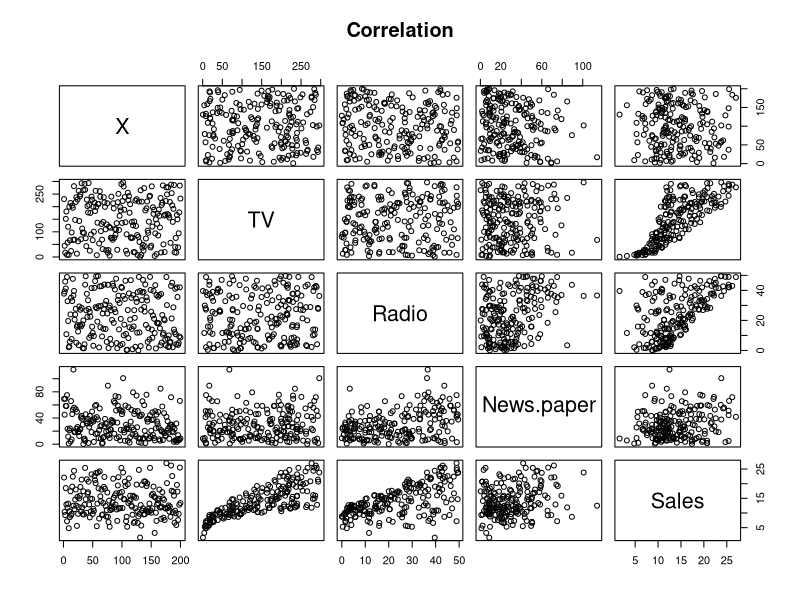
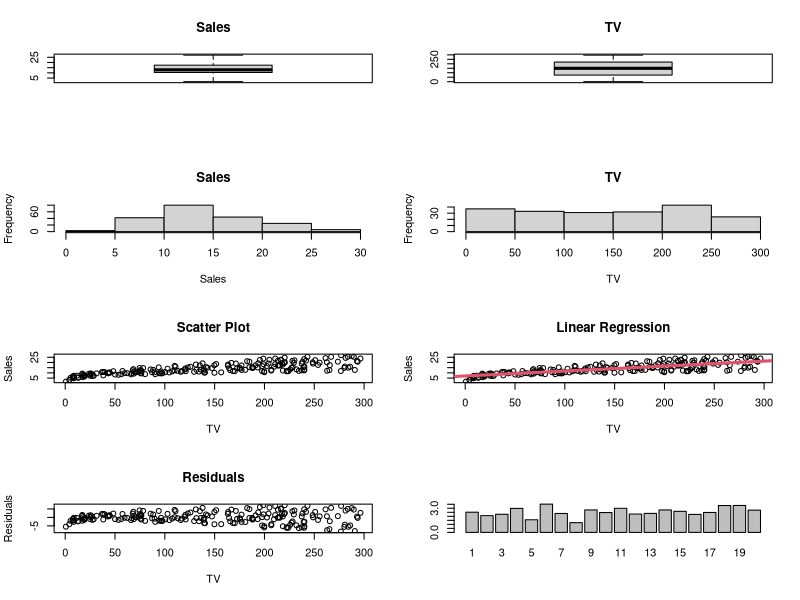

These figures' R source, in order:
advertising <- read.csv('Advertising.csv')
#Advertising
#fix(Advertising)
#typeof(Advertising)
plot(advertising, main="Correlation")
attach(advertising) # for not writing dataframe$feature, just feature

linearMod <- lm(Sales~TV)
summary (linearMod)

# Plotting conclussions
par(mfrow=c(4, 2))  # divide graph area in 2 columns

boxplot(Sales, main="Sales")  # box plot for 'speed'
boxplot(TV, main="TV")  # box plot for 'distance'

hist(Sales, main="Sales")
hist(TV, main="TV")

plot(TV,Sales, main='Scatter Plot')
plot(TV,Sales, main='Linear Regression')
abline(linearMod,lwd=3,col=2)

res <- resid(linearMod)
plot(TV, res, ylab="Residuals", xlab="TV", main="Residuals")

# histogram blocks of 10 steps
res_mean = by(abs(res), ceiling(1:200 / 10), mean)
barplot(res_mean)

